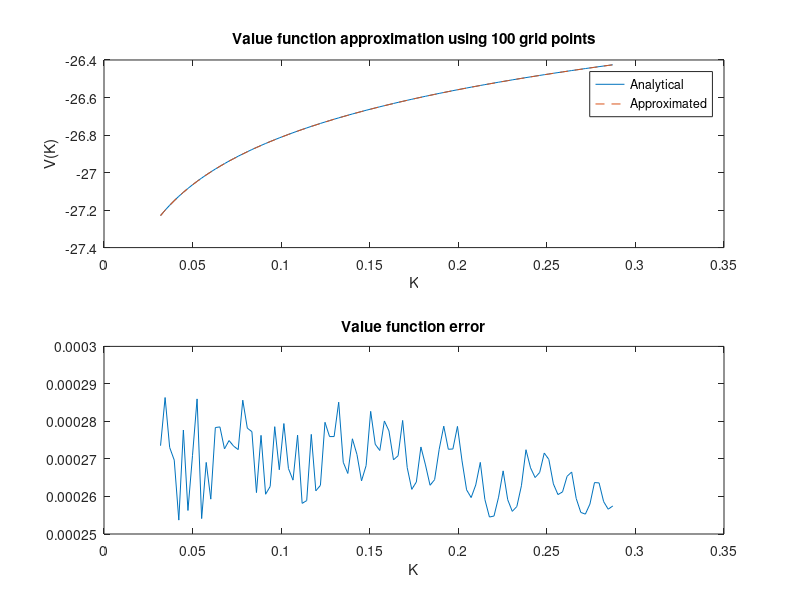
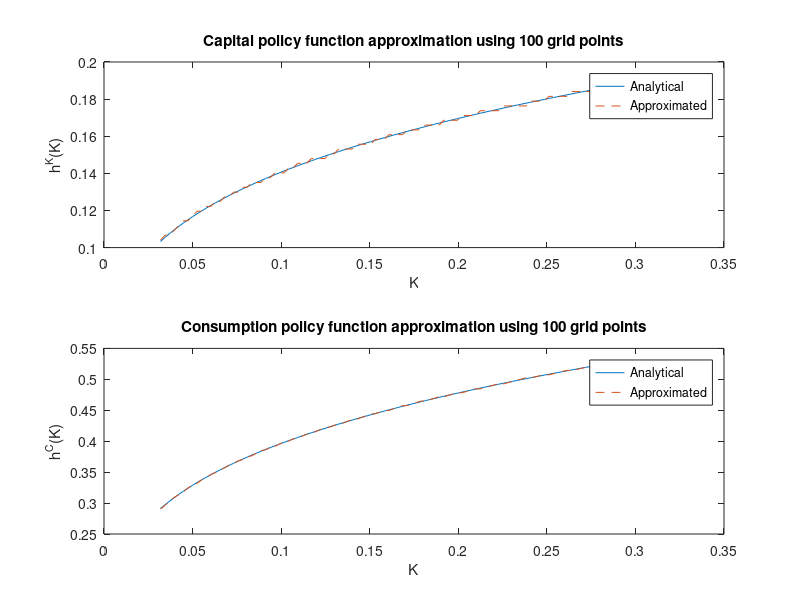

Recreate these plots in MATLAB, in order.
% Solution of the non-stochastic Ramsey model
% using value function iteration
%
% (c) J Marcelo Ochoa 

% Administrative commands

clear all
%clc

%%
% Initialize: set model's parameters

tic;            % Start Clock counter
tol = 1e-7;      % Tolerance level

alfa=0.27;      % Production function
bet=0.97;     % Subjective discount factor

%
% Characterize the steady state

Kss = (alfa*bet)^(1/(1-alfa));    % Capital stock at the steady state
Css = Kss^alfa - Kss;                         % Consumption at the steady state

%%
% Value function iteration

% Step 1: Choose a grid of admissible values for the state variable
nk=100;                              % Number of grid points for the capital
Kmin=0.2*Kss;
Kmax=1.8*Kss;
K=(Kmin:(Kmax-Kmin)/(nk-1):Kmax)';  % Grid for capital
nk=size(K,1);                       % Number of grid points

% Step 2: Initialize the value function

v0 = ones(nk,1)*log(Css)/(1-bet);   % starting value function
v1 = [];                            % updated value function 
h1 = [];                            % updated policy function 
checkv = 1;

% Step 3. Compute a new value function and policy function

while checkv>=tol*(1-bet);
    % Compute v1 and h1 indexes for each 
    % initial capital stock in the K
    for i=1:nk
        C = K(i)^alfa - K;          % Consumption 
        C = (C>0).*C + (C<=0).*0;   % Replace C=0 if C<=0
        [v1(i,1) h1(i,1)]= max(log(C) + bet*v0);
    end

    % Step 4: Check for convergence/replace v0
    checkv = norm(v1-v0);
    v0 = v1;
end

toc;        % Stop clock

% Compute policy functions

hk = K(h1);
hc = (K.^alfa) - hk;

%%
% Plot the true and approximated policy functions

% Analytical value function policy functions

a = (1/(1-bet))* (log((1-alfa*bet))+alfa*bet*log(alfa*bet)/(1-alfa*bet));
b = alfa/(1- alfa*bet);
vk = a + b*log(K);

hka = (alfa*bet*(K.^alfa));                   % Capital
hca = ((1-alfa*bet)*(K.^alfa));               % Consumption 

%Make Plots

figure(1)
subplot(2,1,1)
plot(K,vk,'-',K,v1,'--');
title(sprintf('Value function approximation using %d grid points',nk))
legend('Analytical','Approximated','Location','Best')
xlabel('K')
ylabel('V(K)')
subplot(2,1,2)
plot(K,(vk-v1));
title('Value function error')
xlabel('K')

figure(2)
subplot(2,1,1)
plot(K,hka,'-',K,hk,'--');
title(sprintf('Capital policy function approximation using %d grid points',nk))
legend('Analytical','Approximated','Location','Best')
xlabel('K')
ylabel('h^K(K)')
subplot(2,1,2)
plot(K,hca,'-',K,hc,'--');
title(sprintf('Consumption policy function approximation using %d grid points',nk))
legend('Analytical','Approximated','Location','Best')
xlabel('K')
ylabel('h^C(K)')
%%
% Print results
% 

fprintf('---------------------------------\n')
fprintf(' Approximation Errors using %d grid points \n',nk)
fprintf('---------------------------------\n')
fprintf(' Value function \n')
fprintf(' v true - v approx  = %6.3f  \n',norm(vk-v1))
fprintf('---------------------------------\n')
fprintf(' Policy functions \n')
fprintf('---------------------------------\n')
fprintf(' hk true - hk approx  = %6.3f  \n',norm(hka-hk))
fprintf(' hc true - hc approx  = %6.3f  \n',norm(hca-hc))
fprintf('---------------------------------\n')
